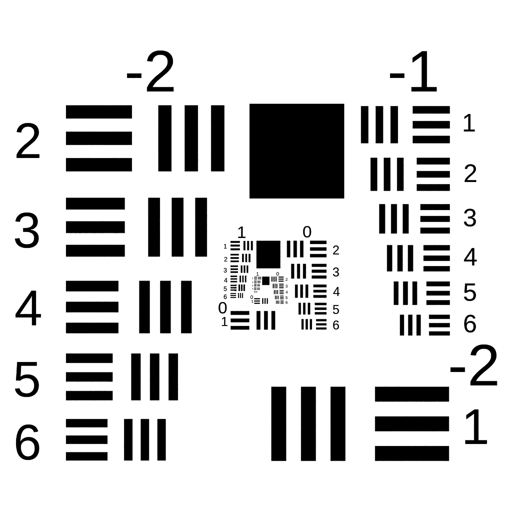
#> input picture seam_carving3/image.jpg, 512 x 512 px
$ python seam_carving.py
#> lines starting #> are read from the running program, lines starting #| are printed output that depends on the picture
# import the necessary libraries
from skimage import transform
from skimage import filters
import cv2

# read the input image
img = cv2.imread('image.jpg')
#> img is the input picture: shape (512, 512, 3); min 0, max 255, mean 210

# convert image from BGR
# to GRAY scale
gray = cv2.cvtColor(img, cv2.COLOR_BGR2GRAY)

# filter out the gradient representation
# image to further process for
# seam carving algorithm
# filters.sobel() is used to
# find edges in an image
filtered = filters.sobel(gray.astype("float"))
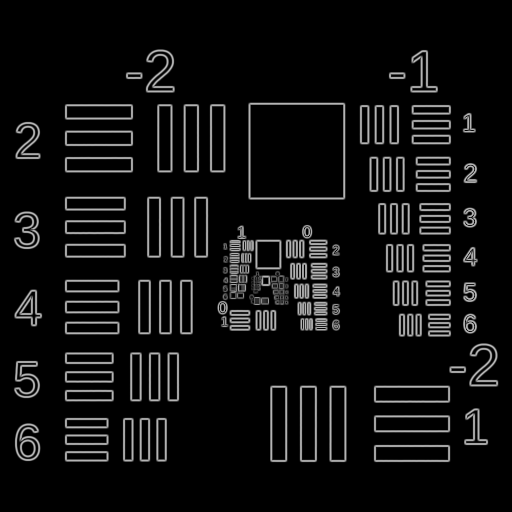
#> filtered: shape (512, 512) float64; min 0, max 190.8, mean 15.8


for i in range(20, 180, 20):

    # apply seam carve to the image,
    # iterating over the image for
    # multiple frames
    # transform.seam_carve() can transform
    # the seam of image vertically as
    # well as horizontally
#> (the run stopped early here; a loop or call above may not have finished)
